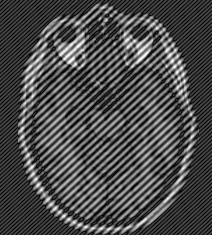
#> input picture Exercises/Week_7_Fourier/7_2_Fourier_2D/Python/brain_images/noisy_image_1.png, 212 x 235 px
$ python 7_2_Exercise_4.py
#> lines starting #> are read from the running program, lines starting #| are printed output that depends on the picture
import matplotlib.pyplot as plt
import numpy as np
import scipy

"""
Filtering of noisy image 1
"""
noisy_image_1 = plt.imread("brain_images/noisy_image_1.png")
#> noisy_image_1 is the input picture: shape (235, 212) float32; min 0, max 1, mean 0.298

fft_1 = np.fft.fftshift(np.fft.fft2(noisy_image_1))
fft_mask_1 = np.zeros(fft_1.shape, dtype=int)

fft_mask_1[87, 81] = 1
fft_mask_1[57, 56] = 1
fft_mask_1[27, 31] = 1
fft_mask_1[147, 131] = 1
fft_mask_1[177, 156] = 1
fft_mask_1[207, 181] = 1
fft_mask_1[232, 6] = 1
fft_mask_1[3, 206] = 1

# Frequencies around selected frequencies are filtered too to make sure the artifact is removed
fft_mask_1 = scipy.signal.correlate2d(fft_mask_1, np.ones(shape=[3, 3]), mode="same")
fft_mask_1 = fft_mask_1 > 0

fft_1[fft_mask_1 == 1] = 1

reconstructed_image = np.abs(np.fft.ifft2(fft_1))
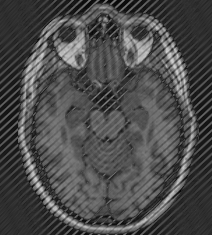
#> reconstructed_image: shape (235, 212) float64; min 0.0181, max 0.809, mean 0.298

plt.figure()
plt.imshow(fft_mask_1)
plt.title("Bild 1: Maske zum Entfernen der Artefakte")

plt.figure()
plt.imshow(np.log(np.abs(fft_1)))
plt.title("Bild 1: Logarithmisch aufgetragenes Frequenz Spektrum nach Filterung")

plt.figure()
plt.imshow(noisy_image_1, cmap="gray")
plt.title("Bild 1: Bild mit Artefakten")

plt.figure()
plt.imshow(reconstructed_image, cmap="gray")
plt.title("Bild 1: Gefiltertes Bild")


"""
Filtering of noisy image 2
"""
noisy_image_2 = plt.imread("brain_images/noisy_image_2.png")
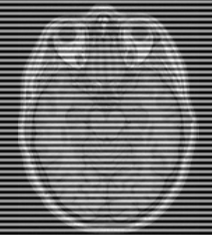
#> input picture Exercises/Week_7_Fourier/7_2_Fourier_2D/Python/brain_images/noisy_image_2.png, 212 x 235 px
#> noisy_image_2 is the input picture: shape (235, 212) float32; min 0, max 1, mean 0.443

fft_2 = np.fft.fftshift(np.fft.fft2(noisy_image_2))
fft_mask_2 = np.zeros(fft_2.shape, dtype=int)

fft_mask_2[157, 106] = 1
fft_mask_2[197, 106] = 1
fft_mask_2[227, 106] = 1
fft_mask_2[77, 106] = 1
fft_mask_2[47, 106] = 1
fft_mask_2[7, 106] = 1

# Frequencies around selected frequencies are filtered too to make sure the artifact is removed
fft_mask_2 = scipy.signal.correlate2d(fft_mask_2, np.ones(shape=[3, 3]), mode="same")
fft_mask_2 = fft_mask_2 > 0

fft_2[fft_mask_2 == 1] = 1

reconstructed_image = np.abs(np.fft.ifft2(fft_2))
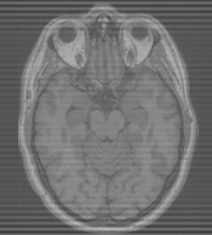
#> reconstructed_image: shape (235, 212) float64; min 0.246, max 0.738, mean 0.443

plt.figure()
plt.imshow(fft_mask_2)
plt.title("Bild 2: Maske zum Entfernen der Artefakte")

plt.figure()
plt.imshow(np.log(np.abs(fft_2)))
plt.title("Bild 2: Logarithmisch aufgetragenes Frequenz Spektrum nach Filterung")

plt.figure()
plt.imshow(noisy_image_2, cmap="gray")
plt.title("Bild 2: Bild mit Artefakten")

plt.figure()
plt.imshow(reconstructed_image, cmap="gray")
plt.title("Bild 2: Gefiltertes Bild")

plt.show()
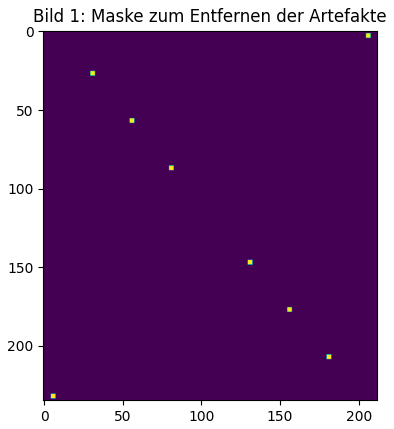
#> figure drawn by matplotlib, 1 panel
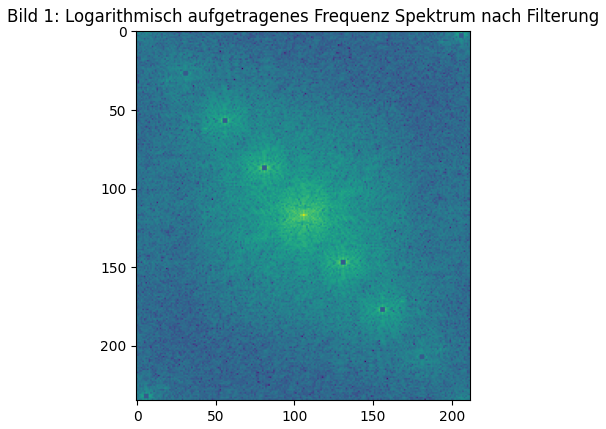
#> figure drawn by matplotlib, 1 panel
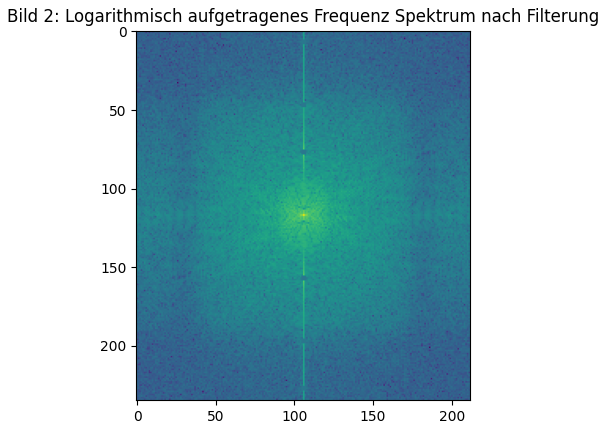
#> figure drawn by matplotlib, 1 panel
